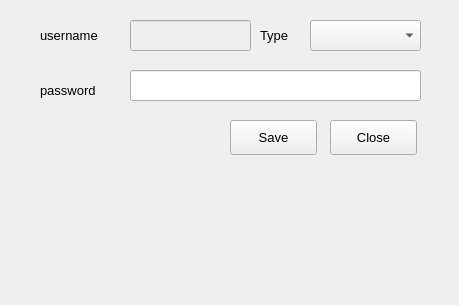
<?xml version="1.0" encoding="UTF-8"?>
<ui version="4.0">
 <class>Form</class>
 <widget class="QWidget" name="Form">
  <property name="geometry">
   <rect>
    <x>0</x>
    <y>0</y>
    <width>459</width>
    <height>305</height>
   </rect>
  </property>
  <property name="windowTitle">
   <string>Employee Form: insert</string>
  </property>
  <widget class="QLabel" name="plabel">
   <property name="geometry">
    <rect>
     <x>40</x>
     <y>80</y>
     <width>81</width>
     <height>20</height>
    </rect>
   </property>
   <property name="font">
    <font>
     <family>Microsoft Sans Serif</family>
     <pointsize>10</pointsize>
     <weight>50</weight>
     <bold>false</bold>
    </font>
   </property>
   <property name="text">
    <string>password</string>
   </property>
  </widget>
  <widget class="QLabel" name="tlabel">
   <property name="geometry">
    <rect>
     <x>260</x>
     <y>25</y>
     <width>37</width>
     <height>20</height>
    </rect>
   </property>
   <property name="font">
    <font>
     <family>Microsoft Sans Serif</family>
     <pointsize>10</pointsize>
     <weight>50</weight>
     <bold>false</bold>
    </font>
   </property>
   <property name="text">
    <string>Type</string>
   </property>
  </widget>
  <widget class="QLabel" name="ulabel">
   <property name="geometry">
    <rect>
     <x>40</x>
     <y>25</y>
     <width>81</width>
     <height>20</height>
    </rect>
   </property>
   <property name="font">
    <font>
     <family>Microsoft Sans Serif</family>
     <pointsize>10</pointsize>
     <weight>50</weight>
     <bold>false</bold>
    </font>
   </property>
   <property name="text">
    <string>username</string>
   </property>
  </widget>
  <widget class="QComboBox" name="tcombo">
   <property name="geometry">
    <rect>
     <x>310</x>
     <y>20</y>
     <width>111</width>
     <height>31</height>
    </rect>
   </property>
   <property name="font">
    <font>
     <family>Microsoft Sans Serif</family>
     <pointsize>10</pointsize>
     <weight>50</weight>
     <bold>false</bold>
    </font>
   </property>
  </widget>
  <widget class="QLineEdit" name="ptext">
   <property name="geometry">
    <rect>
     <x>130</x>
     <y>70</y>
     <width>291</width>
     <height>31</height>
    </rect>
   </property>
   <property name="font">
    <font>
     <family>Microsoft Sans Serif</family>
     <pointsize>10</pointsize>
    </font>
   </property>
   <property name="echoMode">
    <enum>QLineEdit::Normal</enum>
   </property>
  </widget>
  <widget class="QPushButton" name="closebutton">
   <property name="geometry">
    <rect>
     <x>330</x>
     <y>120</y>
     <width>87</width>
     <height>35</height>
    </rect>
   </property>
   <property name="font">
    <font>
     <family>Microsoft Sans Serif</family>
     <pointsize>10</pointsize>
     <weight>50</weight>
     <bold>false</bold>
    </font>
   </property>
   <property name="text">
    <string>Close</string>
   </property>
   <property name="icon">
    <iconset>
     <normaloff>pic/exit.png</normaloff>pic/exit.png</iconset>
   </property>
   <property name="iconSize">
    <size>
     <width>16</width>
     <height>16</height>
    </size>
   </property>
  </widget>
  <widget class="QPushButton" name="savebutton">
   <property name="geometry">
    <rect>
     <x>230</x>
     <y>120</y>
     <width>87</width>
     <height>35</height>
    </rect>
   </property>
   <property name="font">
    <font>
     <family>Microsoft Sans Serif</family>
     <pointsize>10</pointsize>
     <weight>50</weight>
     <bold>false</bold>
    </font>
   </property>
   <property name="text">
    <string>Save</string>
   </property>
   <property name="icon">
    <iconset>
     <normaloff>pic/save.png</normaloff>pic/save.png</iconset>
   </property>
   <property name="iconSize">
    <size>
     <width>16</width>
     <height>16</height>
    </size>
   </property>
   <property name="shortcut">
    <string>Enter</string>
   </property>
  </widget>
  <widget class="QLineEdit" name="utext">
   <property name="enabled">
    <bool>false</bool>
   </property>
   <property name="geometry">
    <rect>
     <x>130</x>
     <y>20</y>
     <width>121</width>
     <height>31</height>
    </rect>
   </property>
   <property name="font">
    <font>
     <family>Microsoft Sans Serif</family>
     <pointsize>10</pointsize>
    </font>
   </property>
   <property name="echoMode">
    <enum>QLineEdit::Normal</enum>
   </property>
  </widget>
 </widget>
 <resources/>
 <connections/>
</ui>
